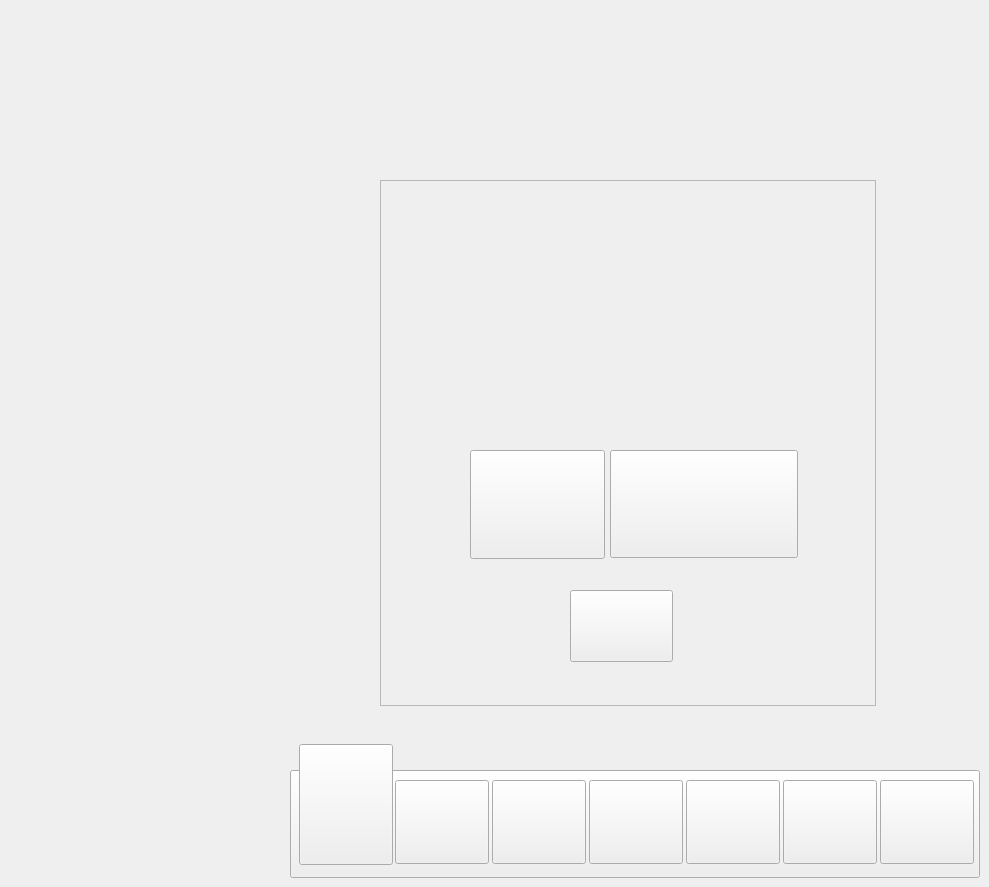
     <widget class="QWidget" name="OpticSetting06">
      <property name="styleSheet">
       <string notr="true">#OpticSetting06{

        border-image: url(:/PNG/New BG 2.jpg);
}</string>
      </property>
      <widget class="QPushButton" name="ES_OS06">
       <property name="geometry">
        <rect>
         <x>783</x>
         <y>780</y>
         <width>94</width>
         <height>84</height>
        </rect>
       </property>
       <property name="styleSheet">
        <string notr="true">border-image: url(:/PNG/Asset 12.png);</string>
       </property>
       <property name="text">
        <string/>
       </property>
      </widget>
      <widget class="QPushButton" name="M_OS06">
       <property name="geometry">
        <rect>
         <x>589</x>
         <y>780</y>
         <width>94</width>
         <height>84</height>
        </rect>
       </property>
       <property name="styleSheet">
        <string notr="true">border-image: url(:/PNG/Asset 10.png);</string>
       </property>
       <property name="text">
        <string/>
       </property>
      </widget>
      <widget class="QPushButton" name="NS_OS06">
       <property name="geometry">
        <rect>
         <x>686</x>
         <y>780</y>
         <width>94</width>
         <height>84</height>
        </rect>
       </property>
       <property name="styleSheet">
        <string notr="true">border-image: url(:/PNG/Asset 11.png);</string>
       </property>
       <property name="text">
        <string/>
       </property>
      </widget>
      <widget class="QPushButton" name="RS_OS06">
       <property name="geometry">
        <rect>
         <x>492</x>
         <y>780</y>
         <width>94</width>
         <height>84</height>
        </rect>
       </property>
       <property name="styleSheet">
        <string notr="true">border-image: url(:/PNG/Asset 9.png);</string>
       </property>
       <property name="text">
        <string/>
       </property>
      </widget>
      <widget class="QPushButton" name="DS_OS06">
       <property name="geometry">
        <rect>
         <x>395</x>
         <y>780</y>
         <width>94</width>
         <height>84</height>
        </rect>
       </property>
       <property name="styleSheet">
        <string notr="true">border-image: url(:/PNG/Asset 8.png);</string>
       </property>
       <property name="text">
        <string/>
       </property>
      </widget>
      <widget class="QPushButton" name="SS_OS06">
       <property name="geometry">
        <rect>
         <x>880</x>
         <y>780</y>
         <width>94</width>
         <height>84</height>
        </rect>
       </property>
       <property name="styleSheet">
        <string notr="true">border-image: url(:/PNG/Asset 13.png);</string>
       </property>
       <property name="text">
        <string/>
       </property>
      </widget>
      <widget class="QPushButton" name="OS_OS06">
       <property name="geometry">
        <rect>
         <x>299</x>
         <y>744</y>
         <width>94</width>
         <height>121</height>
        </rect>
       </property>
       <property name="styleSheet">
        <string notr="true">border-image: url(:/PNG/Asset 15.png);</string>
       </property>
       <property name="text">
        <string/>
       </property>
      </widget>
      <widget class="QPushButton" name="SolidBG_20">
       <property name="geometry">
        <rect>
         <x>290</x>
         <y>770</y>
         <width>690</width>
         <height>108</height>
        </rect>
       </property>
       <property name="styleSheet">
        <string notr="true">border-image: url(:/PNG/Asset 2.png);</string>
       </property>
       <property name="text">
        <string/>
       </property>
      </widget>
      <widget class="QFrame" name="frame_87">
       <property name="geometry">
        <rect>
         <x>380</x>
         <y>180</y>
         <width>496</width>
         <height>526</height>
        </rect>
       </property>
       <property name="styleSheet">
        <string notr="true">#frame_87{
border-image: url(:/PNG/Asset 28.png);
}</string>
       </property>
       <property name="frameShape">
        <enum>QFrame::Shape::StyledPanel</enum>
       </property>
       <property name="frameShadow">
        <enum>QFrame::Shadow::Raised</enum>
       </property>
       <widget class="QPushButton" name="FL2_Static_2">
        <property name="geometry">
         <rect>
          <x>90</x>
          <y>270</y>
          <width>135</width>
          <height>109</height>
         </rect>
        </property>
        <property name="styleSheet">
         <string notr="true">#FL2_Static_2{

        border-image: url(:/Image/aaaa.png);
}</string>
        </property>
        <property name="text">
         <string/>
        </property>
       </widget>
       <widget class="QPushButton" name="Stopped_Static_2">
        <property name="geometry">
         <rect>
          <x>230</x>
          <y>270</y>
          <width>188</width>
          <height>108</height>
         </rect>
        </property>
        <property name="styleSheet">
         <string notr="true">#Stopped_Static_2{
border-image: url(:/PNG/Asset 27.png);
}</string>
        </property>
        <property name="text">
         <string/>
        </property>
       </widget>
       <widget class="QPushButton" name="Next_OS_FL2">
        <property name="geometry">
         <rect>
          <x>190</x>
          <y>410</y>
          <width>103</width>
          <height>72</height>
         </rect>
        </property>
        <property name="styleSheet">
         <string notr="true">#Next_OS_FL2{
border-image: url(:/PNG/Asset 20.png);
}</string>
        </property>
        <property name="text">
         <string/>
        </property>
       </widget>
      </widget>
      <zorder>SolidBG_20</zorder>
      <zorder>ES_OS06</zorder>
      <zorder>M_OS06</zorder>
      <zorder>NS_OS06</zorder>
      <zorder>RS_OS06</zorder>
      <zorder>DS_OS06</zorder>
      <zorder>SS_OS06</zorder>
      <zorder>OS_OS06</zorder>
      <zorder>frame_87</zorder>
     </widget>
